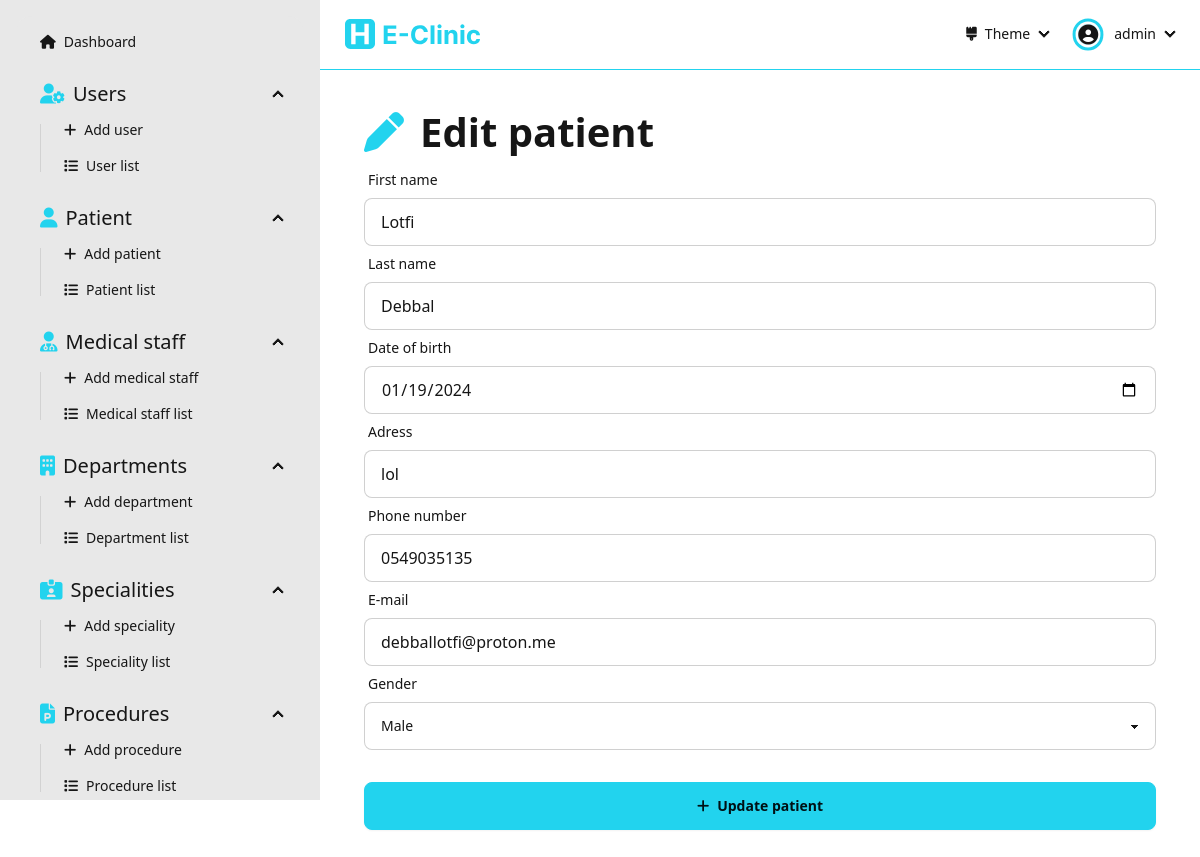
The app's page /dashboard/patients/edit/c3272855034644bb89a166c7f9be3ed9/ (signed in) with its own data.
### Dashboard/models.py (models this page shows, shortened)
class Patient(models.Model):
  id = models.UUIDField(primary_key=True, default=uuid.uuid4, editable=False)
  firstName = models.CharField(max_length=256, null=False)
  lastName = models.CharField(max_length=256, null=False)
  dateOfBirth = models.DateField(null=False)
  adress = models.CharField(max_length=256, null=False)
  phoneNumber = models.CharField(max_length=20, null=False, unique=True, validators=[RegexValidator(r'^(00213|\+213|0)(5|6|7)\d{8}$')])
  email = models.CharField(max_length=254, null=False, unique=True, validators=[EmailValidator()])
  gender = models.CharField(max_length=10, choices=Genders.choices, null=False)
  createdAt = models.DateTimeField(auto_now_add=True)
  updatedAt = models.DateTimeField(auto_now=True)

### Dashboard/views/patient.py (the view)
# urls.py: path('dashboard/patients/edit/<str:patientId>/', patient.editPatient, name='edit-patient'),
@login_required(login_url='sign-in')
def editPatient(request: HttpRequest, patientId: str):
  patient = get_object_or_404(Patient, id=patientId)
  form = PatientForm(instance=patient)
  if request.method == 'POST':
    form = PatientForm(data=request.POST, instance=patient)
    if form.is_valid():
      form.save()
      messages.success(request=request, message='Patient updated successfully')
      return redirect('patient-list')
  context = { 'form': form }
  return render(request, 'pages/patient/edit-patient.html', context=context)

### Dashboard/forms.py
class PatientForm(forms.ModelForm):
  class Meta:
    model = Patient
    fields = '__all__'

### Dashboard/templates/pages/patient/edit-patient.html (shortened to what this page needs)
{% extends "layouts/dashboard.html" %}
{% load static %}
{% load widget_tweaks %}
{% block dashboard_content %}
  <div class="flex flex-1 flex-col items-center pb-[5rem]">
    <form class="flex flex-1 flex-col w-[90%] max-w-[50rem]" action="" method="post">
      <div class="text-[30pt] font-bold"><i class="fas fa-pen text-primary mr-[1rem]"></i>Edit patient</div>
      <label class="form-control w-full">
        <div class="label">
          <span class="label-text">First name</span>
        </div>
        {% render_field form.firstName placeholder="First name" class+="input input-bordered w-full" %}
      </label>
      <label class="form-control w-full">
        <div class="label">
          <span class="label-text">Last name</span>
        </div>
        {% render_field form.lastName placeholder="Last name" class+="input input-bordered w-full" %}
      </label>
      <label class="form-control w-full">
        <div class="label">
          <span class="label-text">Date of birth</span>
        </div>
        {% render_field form.dateOfBirth placeholder="Date of birth" class+="input input-bordered w-full" type="date" %}
      </label>
      <label class="form-control w-full">
        <div class="label">
          <span class="label-text">Adress</span>
        </div>
        {% render_field form.adress placeholder="Adress" class+="input input-bordered w-full" %}
      </label>
      <label class="form-control w-full">
        <div class="label">
          <span class="label-text">Phone number</span>
        </div>
        {% render_field form.phoneNumber placeholder="Phone number" class+="input input-bordered w-full" %}
      </label>
      <label class="form-control w-full">
        <div class="label">
          <span class="label-text">E-mail</span>
        </div>
        {% render_field form.email placeholder="E-mail" class+="input input-bordered w-full" %}
      </label>
      <label class="form-control w-full">
        <div class="label">
          <span class="label-text">Gender</span>
        </div>
        {% render_field form.gender class+="select select-bordered" %}
      </label>
      <button class="btn btn-primary mt-[2rem]"><i class="fas fa-plus"></i>Update patient</button>
    </form>
  </div>
{% endblock dashboard_content %}

### Dashboard/templates/components/navbar-dashboard.html (shortened to what this page needs)
{% load static %}
<div class="navbar bg-base-100 border-b-primary border-b-[1px] mb-[2rem] sticky top-0">
  <div class="flex-1">
    <a class="btn btn-ghost hidden md:flex" href="/dashboard">
      <img class="h-full py-[0.5rem]" src="{% static "assets/e-clinic-logo-name.svg" %}" alt="e-clinic logo">
    </a>
  </div>
  <div class="flex-none">
    <ul class="menu menu-horizontal px-1">
      <li>
        <details>
          <summary>
            <i class="fas fa-brush"></i> Theme
          </summary>
        </details>
      </li>
      <li>
        <details>
          <summary>
            <div class="rounded-full mr-[0.5rem] ring ring-primary ring-offset-base-100 ring-offset-[0.15rem] flex justify-center items-center pt-[0.05rem]">
              <i class="fas fa-user-circle text-[15pt]"></i>
            </div>
            {{user}}
          </summary>
        </details>
      </li>
    </ul>
  </div>
</div>

### records on screen
Patient: firstName "Lotfi", lastName "Debbal", dateOfBirth "01/19/2024", adress "lol", phoneNumber "0549035135", email "debballotfi@proton.me", gender "Male"

### other values on screen
{{ user }} "admin"
